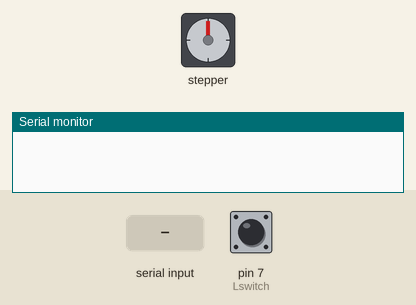
Bench run of a sketch on a simulated Arduino Uno, built with avr-gcc and run on an emulated ATmega328P. Parts: stepper motor, the last lines printed to the serial monitor. The test bench sets the inputs (shaded band); at power-on: pin 7 (Lswitch) LOW. Stepper angles assume 2038 steps per turn.

Above: at 1.2 s.
1.3 s: "A200\n" received over Serial
2.8 s: "h90\n" received over Serial
4.3 s: "h" received over Serial
7.3 s: pin 7 (Lswitch) pulled HIGH for 1 s
At 7.47 s:
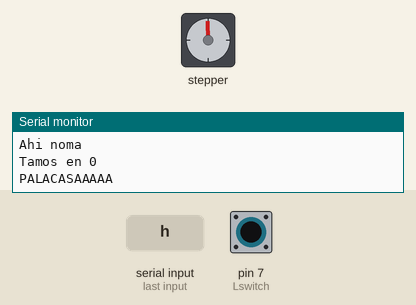
At 8.6 s:
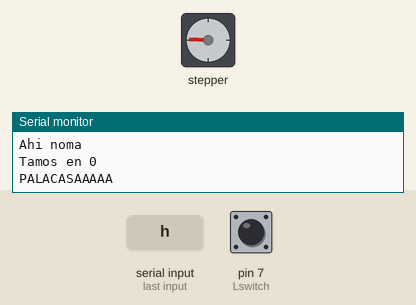
9.8 s: pin 7 (Lswitch) pulled HIGH for 3.2 s
At 10.26 s:
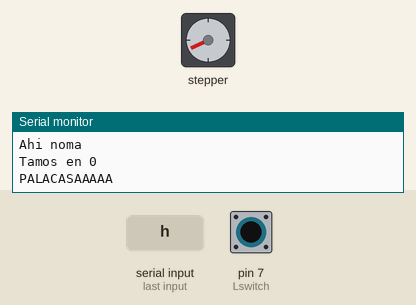
14.5 s: pin 7 (Lswitch) pulled HIGH for 1 s
At 16.6 s:
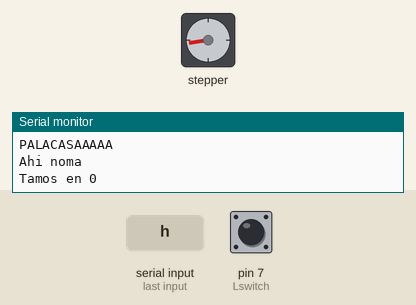
Timing chart, 0 to 18.0 s (numbered marks = the images above; inputs shaded):
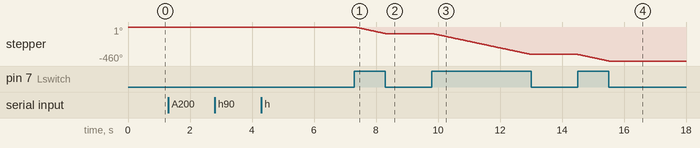

Measured:
- after the input at 7.3 s, stepper: turns 88° counter-clockwise in 0.98 s, starting at once
- after the input at 9.8 s, stepper: turns 283° counter-clockwise in 3.2 s, starting at once
- after the input at 14.5 s, stepper: turns 89° counter-clockwise in 0.99 s, starting at once

The sketch:

test_home.ino
```cpp
#include <Stepper.h>
int motorSpeed = 16;
int Lswitch = 7;

int stepsPerRevolution = 2038;  // change this to fit the number of steps per revolution
int mmPerRev = 20; //mm aproximados por revolucion segun la polea
int stepPermm = 102; // steps aproximados por mm lineal recorrido


long Distancia;
char mensaje;
bool newData = false;


// initialize the stepper library on pins 8 through 11:
Stepper myStepper(stepsPerRevolution, 8, 10, 9, 11);

void setup() {
  // nothing to do inside the setup
  pinMode(Lswitch, INPUT);
  Serial.begin(9600);
  myStepper.setSpeed(motorSpeed);
}


void checkSerial() {

  if (Serial.available() > 0) {
    mensaje = Serial.read();
    newData = true; //kongfirmo que hay mensaje
  }
  if (newData == true) {

    if (mensaje == 'h') {
      //pa la casa pos h "homing"
      Serial.println("");
      Serial.println("PALACASAAAAA");
      //movimiento
      while (digitalRead(Lswitch) == HIGH) {
        myStepper.step(-1);
      }
      //Disable stepper
      digitalWrite(8, LOW);
      digitalWrite(9, LOW);
      digitalWrite(10, LOW);
      digitalWrite(11, LOW);
      //listo
      Serial.println("Ahi noma");
      Serial.print("Tamos en 0");

    }
    //PARTE PROPUESTA
    // mensaje para recorrer distancia "A200" mm
    if (mensaje == 'A') {
      Distancia = Serial.parseFloat();
      //mover
      //paondelellevo(Distancia);
      //listo

      Serial.println("Ahi noma");
      Serial.print(" Tamos en");
      Serial.print("."); //dar posicion actual

    }
  }

}

//void paondelellevo(x){


//}

void loop() {
  checkSerial();

}
```
